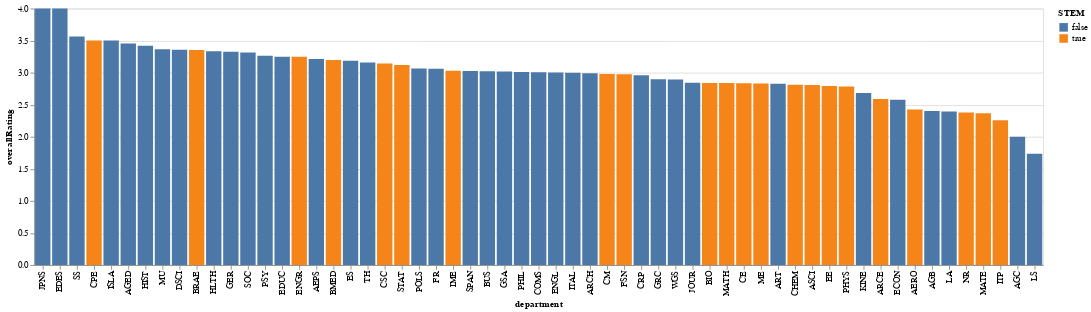

Notebook code for this chart:
### Markdown cell above
Here we can see an interesting distribution of pay accross department. First, professors in the GSA department make a lot more money on average than any other department, while the education department makes a lot less. Second, we can see that STEM departments are clustered much higher in pay compared to non-STEM majors.

### Code cell
Chart(deptStats).mark_bar().encode(x=X("department", sort="-y"), y="overallRating", color="STEM")

### Figure 1 — Vega-Lite specification as saved in the notebook (floating-point values rounded to 4 significant figures)
{"config": {"view": {"continuousWidth": 400, "continuousHeight": 300}}, "data": {"name": "data-a9b99773b4fbc67f2dae7cd8b4cd1fa0"}, "mark": "bar", "encoding": {"color": {"field": "STEM", "type": "nominal"}, "x": {"field": "department", "sort": "-y", "type": "nominal"}, "y": {"field": "overallRating", "type": "quantitative"}}, "$schema": "https://vega.github.io/schema/vega-lite/v4.17.0.json", "datasets": {"data-a9b99773b4fbc67f2dae7cd8b4cd1fa0": [{"department": "EDUC", "avgPay": 11710.0, "overallRating": 3.25, "STEM": false}, {"department": "ISLA", "avgPay": 28920.0, "overallRating": 3.5, "STEM": false}, {"department": "HLTH", "avgPay": 46720.0, "overallRating": 3.333, "STEM": false}, {"department": "AGED", "avgPay": 49990.0, "overallRating": 3.457, "STEM": false}, {"department": "ENGR", "avgPay": 51090.0, "overallRating": 3.25, "STEM": true}, {"department": "JPNS", "avgPay": 52520.0, "overallRating": 4.0, "STEM": false}, {"department": "SPAN", "avgPay": 58410.0, "overallRating": 3.027, "STEM": false}, {"department": "MATE", "avgPay": 61490.0, "overallRating": 2.366, "STEM": true}, {"department": "ITAL", "avgPay": 62280.0, "overallRating": 3.0, "STEM": false}, {"department": "PSY", "avgPay": 63180.0, "overallRating": 3.262, "STEM": false}, {"department": "BRAE", "avgPay": 63970.0, "overallRating": 3.353, "STEM": true}, {"department": "LS", "avgPay": 65110.0, "overallRating": 1.735, "STEM": false}, {"department": "MU", "avgPay": 69570.0, "overallRating": 3.364, "STEM": false}, {"department": "TH", "avgPay": 69600.0, "overallRating": 3.158, "STEM": false}, {"department": "IME", "avgPay": 69650.0, "overallRating": 3.028, "STEM": true}, {"department": "WGS", "avgPay": 70400.0, "overallRating": 2.892, "STEM": false}, {"department": "POLS", "avgPay": 71560.0, "overallRating": 3.064, "STEM": false}, {"department": "FSN", "avgPay": 72750.0, "overallRating": 2.975, "STEM": true}, {"department": "ART", "avgPay": 73370.0, "overallRating": 2.829, "STEM": false}, {"department": "COMS", "avgPay": 75380.0, "overallRating": 3.007, "STEM": false}, {"department": "GER", "avgPay": 75550.0, "overallRating": 3.325, "STEM": false}, {"department": "ENGL", "avgPay": 75630.0, "overallRating": 3.002, "STEM": false}, {"department": "HIST", "avgPay": 78400.0, "overallRating": 3.422, "STEM": false}, {"department": "AGB", "avgPay": 78940.0, "overallRating": 2.401, "STEM": false}, {"department": "DSCI", "avgPay": 79910.0, "overallRating": 3.357, "STEM": false}, {"department": "PHIL", "avgPay": 80010.0, "overallRating": 3.009, "STEM": false}, {"department": "MATH", "avgPay": 80090.0, "overallRating": 2.837, "STEM": true}, {"department": "AGC", "avgPay": 80650.0, "overallRating": 2.0, "STEM": false}, {"department": "LA", "avgPay": 82700.0, "overallRating": 2.396, "STEM": false}, {"department": "JOUR", "avgPay": 83190.0, "overallRating": 2.842, "STEM": false}, {"department": "KINE", "avgPay": 83540.0, "overallRating": 2.681, "STEM": false}, {"department": "GRC", "avgPay": 83720.0, "overallRating": 2.897, "STEM": false}, {"department": "ARCH", "avgPay": 85280.0, "overallRating": 2.991, "STEM": false}, {"department": "CSC", "avgPay": 85300.0, "overallRating": 3.143, "STEM": true}, {"department": "ME", "avgPay": 86240.0, "overallRating": 2.83, "STEM": true}, {"department": "SOC", "avgPay": 86380.0, "overallRating": 3.313, "STEM": false}, {"department": "CE", "avgPay": 86770.0, "overallRating": 2.836, "STEM": true}, {"department": "ES", "avgPay": 86980.0, "overallRating": 3.185, "STEM": false}, {"department": "AEPS", "avgPay": 89240.0, "overallRating": 3.215, "STEM": false}, {"department": "CRP", "avgPay": 89540.0, "overallRating": 2.96, "STEM": false}, {"department": "SS", "avgPay": 90100.0, "overallRating": 3.566, "STEM": false}, {"department": "STAT", "avgPay": 90110.0, "overallRating": 3.121, "STEM": true}, {"department": "PHYS", "avgPay": 90260.0, "overallRating": 2.783, "STEM": true}, {"department": "BIO", "avgPay": 90970.0, "overallRating": 2.838, "STEM": true}, {"department": "ARCE", "avgPay": 93310.0, "overallRating": 2.589, "STEM": true}, {"department": "ASCI", "avgPay": 94800.0, "overallRating": 2.809, "STEM": true}, {"department": "CM", "avgPay": 95550.0, "overallRating": 2.981, "STEM": true}, {"department": "ITP", "avgPay": 95770.0, "overallRating": 2.257, "STEM": true}, {"department": "BUS", "avgPay": 97410.0, "overallRating": 3.022, "STEM": false}, {"department": "AERO", "avgPay": 98350.0, "overallRating": 2.427, "STEM": true}, {"department": "NR", "avgPay": 98850.0, "overallRating": 2.378, "STEM": true}, {"department": "EE", "avgPay": 101600.0, "overallRating": 2.793, "STEM": true}, {"department": "CHEM", "avgPay": 101700.0, "overallRating": 2.811, "STEM": true}, {"department": "BMED", "avgPay": 103000.0, "overallRating": 3.196, "STEM": true}, {"department": "EDES", "avgPay": 105200.0, "overallRating": 4.0, "STEM": false}, {"department": "CPE", "avgPay": 105700.0, "overallRating": 3.502, "STEM": true}, {"department": "ECON", "avgPay": 120800.0, "overallRating": 2.579, "STEM": false}, {"department": "FR", "avgPay": 121600.0, "overallRating": 3.06, "STEM": false}, {"department": "GSA", "avgPay": 189600.0, "overallRating": 3.02, "STEM": false}]}}
